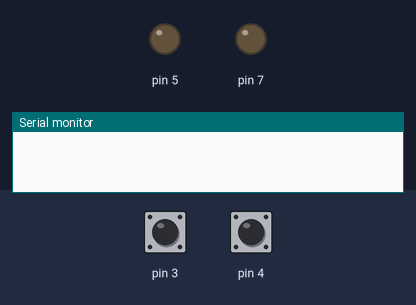
This sketch was run on a simulated Arduino Uno, built with avr-gcc and run on an emulated ATmega328P. On the bench: output pins drawn as LEDs (lit = HIGH), the last lines printed to the serial monitor. The inputs (shaded band) are chosen by the test bench; at power-on: pin 3 HIGH, pin 4 HIGH.

Above: at 1.2 s.
1.3 s: pin 3 pulled LOW for 0.15 s
At 2.0 s:
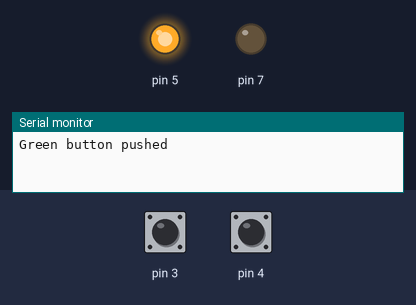
2.9 s: pin 4 pulled LOW for 0.15 s
At 3.3 s:
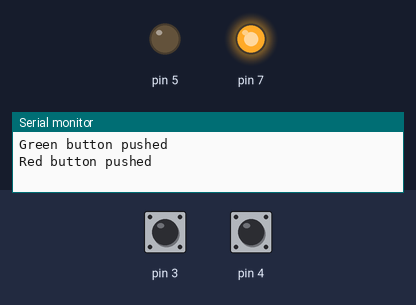
4.5 s: pin 3 pulled LOW for 1 s
At 5.7 s:
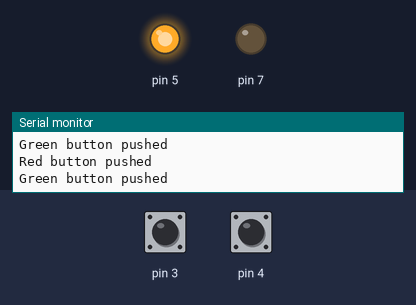
7.0 s: pin 4 pulled LOW for 1 s
At 7.6 s:
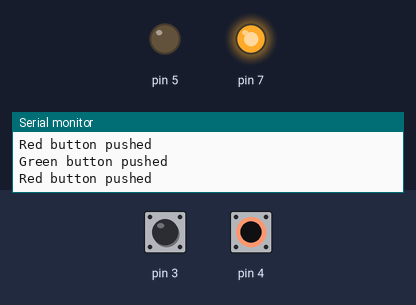
Timing chart, 0 to 10.0 s (numbered marks = the images above; inputs shaded):
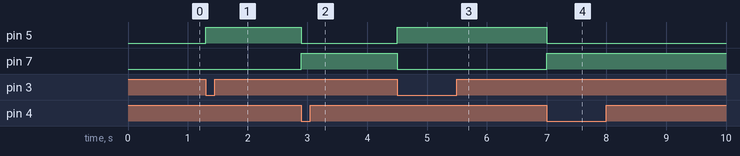

The sketch:

test.ino
```cpp
bool red_pressed = false;
bool green_pressed = false;

void setup()
{
  Serial.begin(9600);

  // Buttons
  pinMode(3, INPUT_PULLUP);
  pinMode(4, INPUT_PULLUP);

  // LEDs
  pinMode(5, OUTPUT);
  pinMode(7, OUTPUT);
}
void loop()
{
  if (digitalRead(3) == 0 && green_pressed == false) {
    green_pressed = true;
    digitalWrite(5, HIGH);
    digitalWrite(7, LOW);
    Serial.println("Green button pushed");
  }
  else if (digitalRead(3) == 1 && green_pressed == true) {
    green_pressed = false;
  }

  if (digitalRead(4) == 0 && red_pressed == false) {
    red_pressed = true;
    digitalWrite(5, LOW);
    digitalWrite(7, HIGH);
    Serial.println("Red button pushed");
  }
  else if (digitalRead(4) == 1 && red_pressed == true) {
    red_pressed = false;
  }

  delay(100);
}
```

Measured:
- after the input at 1.3 s, pin 5: LOW → HIGH at once
- after the input at 2.9 s, pin 5: HIGH → LOW at once; pin 7: LOW → HIGH at once
- after the input at 4.5 s, pin 5: LOW → HIGH at once; pin 7: HIGH → LOW at once
- after the input at 7.0 s, pin 5: HIGH → LOW at once; pin 7: LOW → HIGH at once
